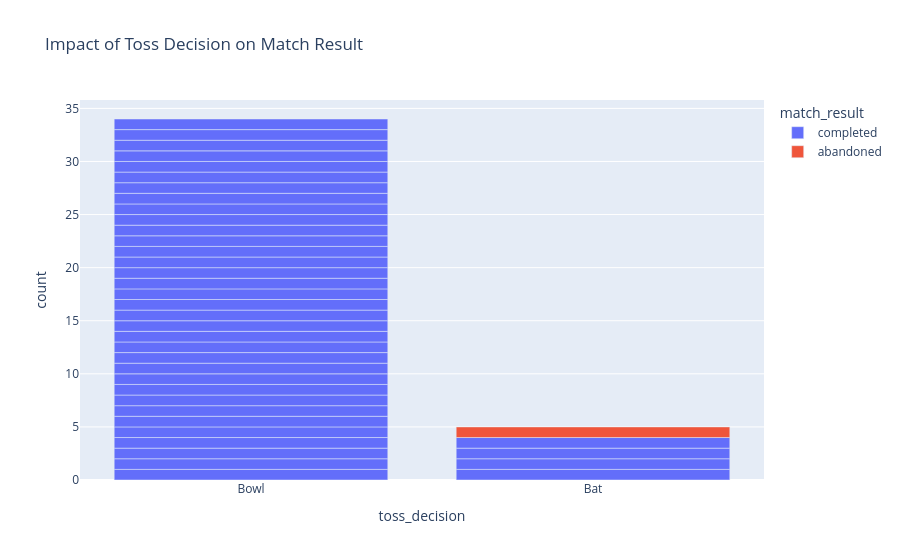

Notebook code cell kept with this figure:
### Code cell
# Toss Decision vs Match Result
fig = px.bar(df, x="toss_decision", color="match_result",
              title="Impact of Toss Decision on Match Result")
fig.show()

### Figure 1 — Plotly figure (JSON) as saved in the notebook; plotly's stock layout.template omitted (floating-point values rounded to 4 significant figures)
{"data": [{"hovertemplate": "match_result=completed<br>toss_decision=%{x}<br>count=%{y}<extra></extra>", "legendgroup": "completed", "marker": {"color": "#636efa", "pattern": {"shape": ""}}, "name": "completed", "orientation": "v", "showlegend": true, "textposition": "auto", "type": "bar", "x": ["Bowl", "Bowl", "Bowl", "Bowl", "Bowl", "Bowl", "Bowl", "Bowl", "Bat", "Bowl", "Bowl", "Bowl", "Bowl", "Bowl", "Bowl", "Bowl", "Bowl", "Bowl", "Bowl", "Bowl", "Bowl", "Bowl", "Bowl", "Bat", "Bowl", "Bowl", "Bat", "Bowl", "Bowl", "Bowl", "Bowl", "Bowl", "Bowl", "Bat", "Bowl", "Bowl", "Bowl", "Bowl"], "xaxis": "x", "y": [1, 1, 1, 1, 1, 1, 1, 1, 1, 1, 1, 1, 1, 1, 1, 1, 1, 1, 1, 1, 1, 1, 1, 1, 1, 1, 1, 1, 1, 1, 1, 1, 1, 1, 1, 1, 1, 1], "yaxis": "y"}, {"hovertemplate": "match_result=abandoned<br>toss_decision=%{x}<br>count=%{y}<extra></extra>", "legendgroup": "abandoned", "marker": {"color": "#EF553B", "pattern": {"shape": ""}}, "name": "abandoned", "orientation": "v", "showlegend": true, "textposition": "auto", "type": "bar", "x": ["Bat"], "xaxis": "x", "y": [1], "yaxis": "y"}], "layout": {"barmode": "relative", "legend": {"title": {"text": "match_result"}, "tracegroupgap": 0}, "title": {"text": "Impact of Toss Decision on Match Result"}, "xaxis": {"anchor": "y", "domain": [0, 1], "title": {"text": "toss_decision"}}, "yaxis": {"anchor": "x", "domain": [0, 1], "title": {"text": "count"}}}}
